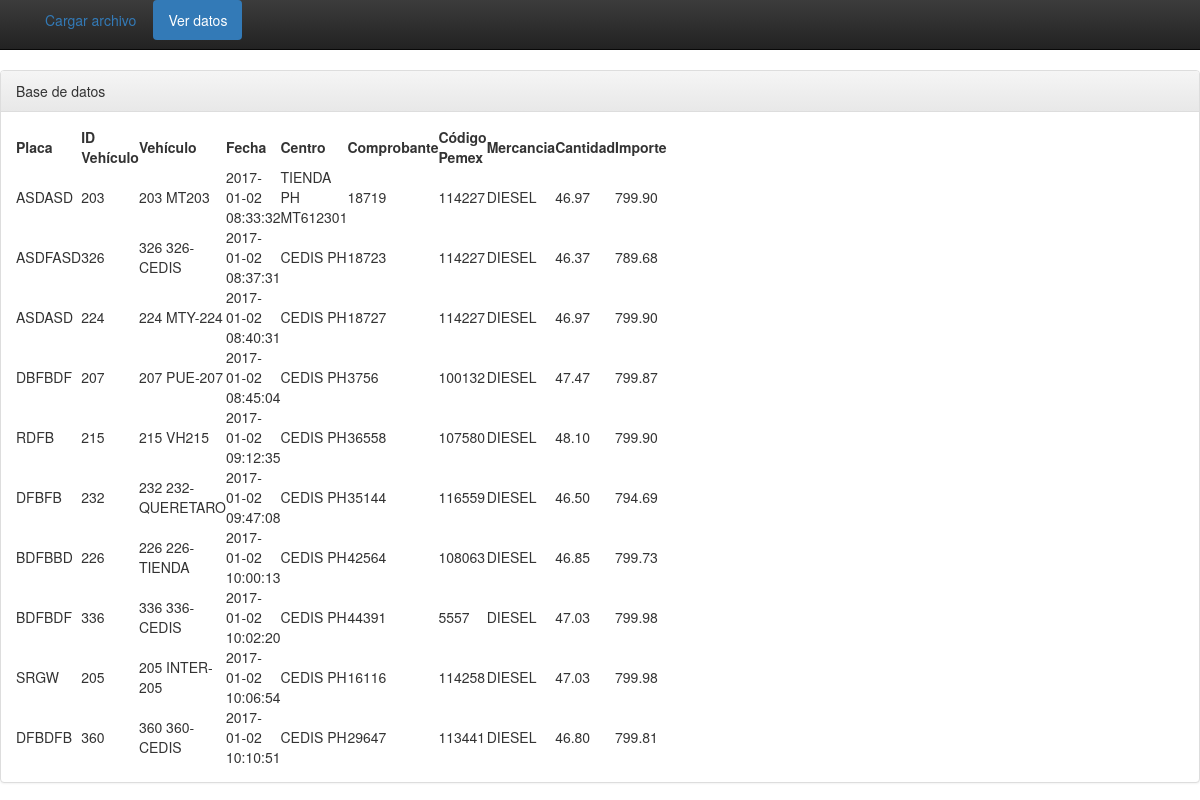
Screenshot of /datos.php with the database file from the repository.
### tables this page shows
CREATE TABLE `data` (
  `region` varchar(150) DEFAULT NULL,
  `idCentro` varchar(50) DEFAULT NULL,
  `centro` varchar(150) DEFAULT NULL,
  `tarjeta` bigint(20) DEFAULT NULL,
  `idVehiculo` int(11) DEFAULT NULL,
  `descVehiculo` varchar(150) DEFAULT NULL,
  `noComprobante` int(11) DEFAULT NULL,
  `fecha` datetime DEFAULT NULL,
  `codPemex` int(11) DEFAULT NULL,
  `razonSocial` varchar(200) DEFAULT NULL,
  `cerCualli` int(11) DEFAULT NULL,
  `estado` varchar(150) DEFAULT NULL,
  `kmAntes` int(11) DEFAULT NULL,
  `kmTransaccion` int(11) DEFAULT NULL,
  `capacidad` int(11) DEFAULT NULL,
  `mercancia` varchar(50) DEFAULT NULL,
  `cantMercancia` float(5,2) DEFAULT NULL,
  `precioUni` float(5,2) DEFAULT NULL,
  `idTerminal` int(11) DEFAULT NULL,
  `placa` varchar(50) DEFAULT NULL
);

### datos.php (the view, shortened to what this page needs)
<?php
	require('conexion.php');
?>
<!DOCTYPE html>
<html>
<head>
	<link rel="stylesheet" href="https://maxcdn.bootstrapcdn.com/bootstrap/3.3.7/css/bootstrap.min.css">
	<link rel="stylesheet" href="https://maxcdn.bootstrapcdn.com/bootstrap/3.3.7/css/bootstrap-theme.min.css">
	<link rel="stylesheet" type="text/css" href="style.css">
</head>
<body>
	<nav class="navbar navbar-inverse navbar-fixed-top">
	  <div class="container">
	    <ul class="nav nav-pills">
		  <li role="presentation"><a href="index.php">Cargar archivo</a></li>
		  <li role="presentation" class="active"><a href="#">Ver datos</a></li>
		</ul>
	  </div>
	</nav>
	<div class="panel panel-default">
		<div class="panel-heading">Base de datos</div>
		<div class="panel-body">
			<div class="row">
			  <div class="col-lg-6">
			    <div class="input-group">
			    	<table>
			    		<tr>
			    			<th>Placa</th>
			    			<th>ID Vehículo</th>
			    			<th>Vehículo</th>
			    			<th>Fecha</th>
			    			<th>Centro</th>
			    			<th>Comprobante</th>
			    			<th>Código Pemex</th>
			    			<th>Mercancia</th>
			    			<th>Cantidad</th>
			    			<th>Importe</th>
			    		</tr>
			    		<?php
			    			$sql="SELECT placa, idVehiculo, descVehiculo, fecha, centro, noComprobante, codPemex, mercancia, cantMercancia, (cantMercancia*precioUni) as importe FROM data ORDER BY fecha ASC";
			    			$result = mysql_query($sql, $conn);
			    			while ($row = mysql_fetch_array($result)) {
			    				echo "<tr>";
			    				echo "<td>".$row['placa']."</td>";
			    				echo "<td>".$row['idVehiculo']."</td>";
			    				echo "<td>".$row['descVehiculo']."</td>";
			    				echo "<td>".$row['fecha']."</td>";
			    				echo "<td>".$row['centro']."</td>";
			    				echo "<td>".$row['noComprobante']."</td>";
			    				echo "<td>".$row['codPemex']."</td>";
			    				echo "<td>".$row['mercancia']."</td>";
			    				echo "<td>".$row['cantMercancia']."</td>";
			    				echo "<td>".$row['importe']."</td>";
			    				echo "</tr>";
			    			}
			    		?>
			    	</table>
			    </div>
			  </div>
			</div>
		</div>
	</div>
</body>
</html>

### style.css (style rules this page uses)
body { padding-top: 70px; }

### rows the page displays
data: placa "ASDASD", idVehiculo "203", descVehiculo "203 MT203", fecha "2017-01-02 08:33:32", centro "TIENDA PH MT612301", noComprobante "18719", codPemex "114227", mercancia "DIESEL", cantMercancia "46.97", importe "799.90"
data: placa "ASDFASD", idVehiculo "326", descVehiculo "326 326-CEDIS", fecha "2017-01-02 08:37:31", centro "CEDIS PH", noComprobante "18723", codPemex "114227", mercancia "DIESEL", cantMercancia "46.37", importe "789.68"
data: placa "ASDASD", idVehiculo "224", descVehiculo "224 MTY-224", fecha "2017-01-02 08:40:31", centro "CEDIS PH", noComprobante "18727", codPemex "114227", mercancia "DIESEL", cantMercancia "46.97", importe "799.90"
data: placa "DBFBDF", idVehiculo "207", descVehiculo "207 PUE-207", fecha "2017-01-02 08:45:04", centro "CEDIS PH", noComprobante "3756", codPemex "100132", mercancia "DIESEL", cantMercancia "47.47", importe "799.87"
data: placa "RDFB", idVehiculo "215", descVehiculo "215 VH215", fecha "2017-01-02 09:12:35", centro "CEDIS PH", noComprobante "36558", codPemex "107580", mercancia "DIESEL", cantMercancia "48.10", importe "799.90"
data: placa "DFBFB", idVehiculo "232", descVehiculo "232 232-QUERETARO", fecha "2017-01-02 09:47:08", centro "CEDIS PH", noComprobante "35144", codPemex "116559", mercancia "DIESEL", cantMercancia "46.50", importe "794.69"
data: placa "BDFBBD", idVehiculo "226", descVehiculo "226 226-TIENDA", fecha "2017-01-02 10:00:13", centro "CEDIS PH", noComprobante "42564", codPemex "108063", mercancia "DIESEL", cantMercancia "46.85", importe "799.73"
data: placa "BDFBDF", idVehiculo "336", descVehiculo "336 336-CEDIS", fecha "2017-01-02 10:02:20", centro "CEDIS PH", noComprobante "44391", codPemex "5557", mercancia "DIESEL", cantMercancia "47.03", importe "799.98"
data: placa "SRGW", idVehiculo "205", descVehiculo "205 INTER-205", fecha "2017-01-02 10:06:54", centro "CEDIS PH", noComprobante "16116", codPemex "114258", mercancia "DIESEL", cantMercancia "47.03", importe "799.98"
data: placa "DFBDFB", idVehiculo "360", descVehiculo "360 360-CEDIS", fecha "2017-01-02 10:10:51", centro "CEDIS PH", noComprobante "29647", codPemex "113441", mercancia "DIESEL", cantMercancia "46.80", importe "799.81"
